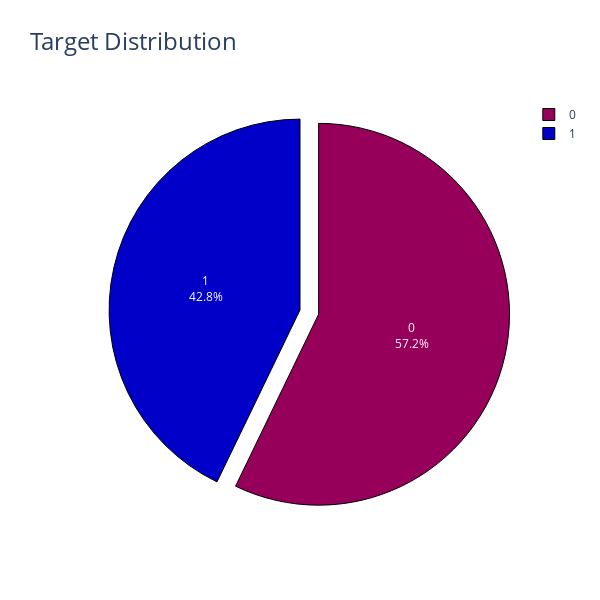

The code cell stored with this chart in its notebook:
### Markdown cell above
From the plot below we can see, that there is a moderate class disbalance in target column. That's why we will use stratified approaches to model evaluation.

### Code cell
target_counts = df_train[DEFAULT_TARGET_COLUMN].value_counts().reset_index()
target_counts.columns = ['target', 'count']

fig = px.pie(target_counts, 
             values='count', 
             names='target',
             title='Target Distribution',
             color_discrete_sequence=px.colors.sequential.Rainbow)

fig.update_traces(textposition='inside', 
                  textinfo='percent+label',
                  pull = [0.1, 0, 0, 0],
                  marker = dict(line = dict(color = '#000000', width = 1)))

fig.update_layout(
    title_font_size = 24,
    uniformtext_minsize = 12,
    uniformtext_mode = 'hide',
    height = 600,
    width = 600
)

fig.show()

### Figure 1 — Plotly figure (JSON) as saved in the notebook; plotly's stock layout.template omitted (floating-point values rounded to 4 significant figures)
{"data": [{"domain": {"x": [0, 1], "y": [0, 1]}, "hovertemplate": "target=%{label}<br>count=%{value}<extra></extra>", "labels": [0, 1], "legendgroup": "", "marker": {"line": {"color": "#000000", "width": 1}}, "name": "", "pull": [0.1, 0, 0, 0], "showlegend": true, "textinfo": "percent+label", "textposition": "inside", "type": "pie", "values": [4322, 3239]}], "layout": {"height": 600, "legend": {"tracegroupgap": 0}, "piecolorway": ["rgb(150,0,90)", "rgb(0,0,200)", "rgb(0,25,255)", "rgb(0,152,255)", "rgb(44,255,150)", "rgb(151,255,0)", "rgb(255,234,0)", "rgb(255,111,0)", "rgb(255,0,0)"], "title": {"font": {"size": 24}, "text": "Target Distribution"}, "uniformtext": {"minsize": 12, "mode": "hide"}, "width": 600}}
